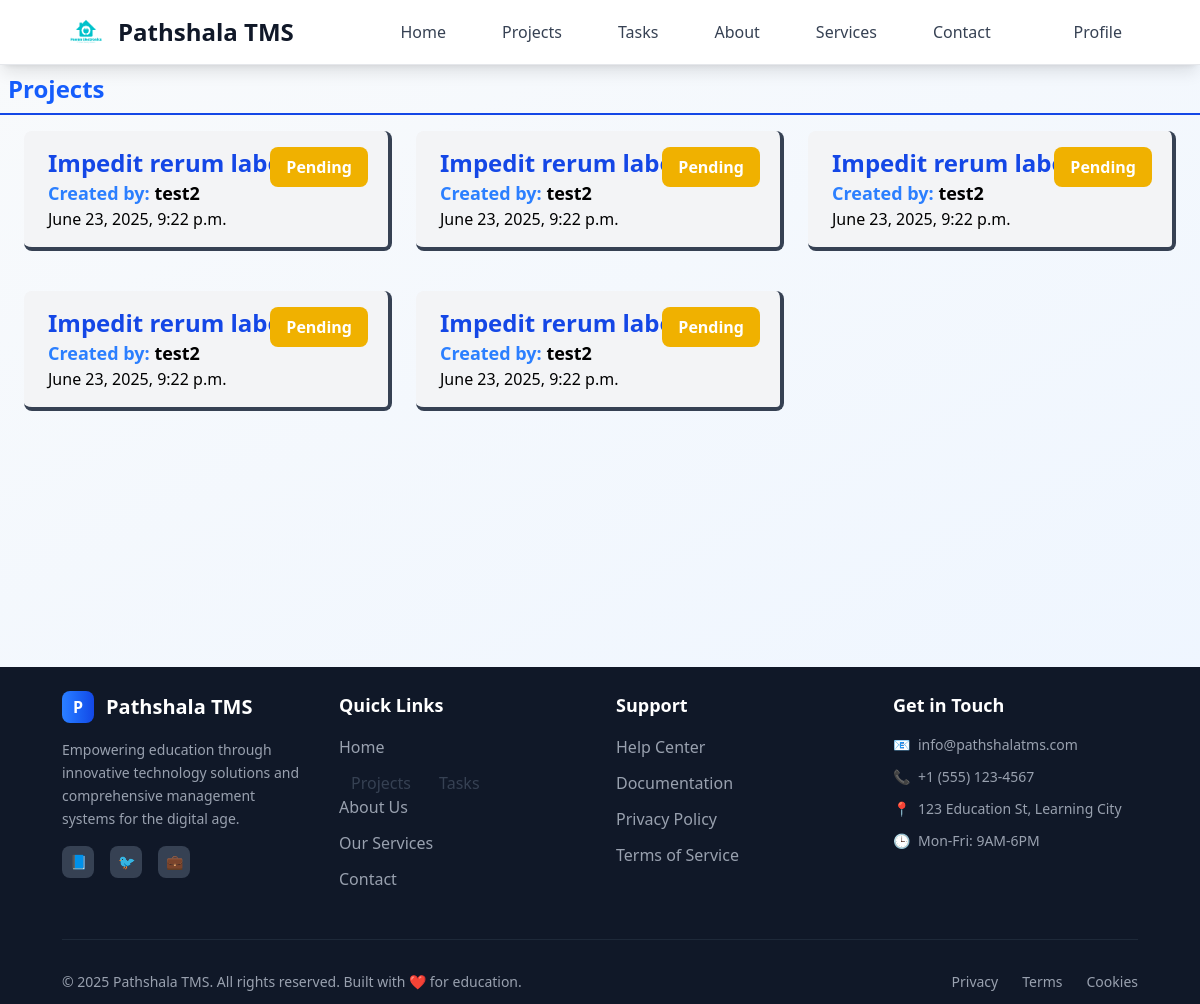
Before: /employee/projects (signed in) with the older database file.
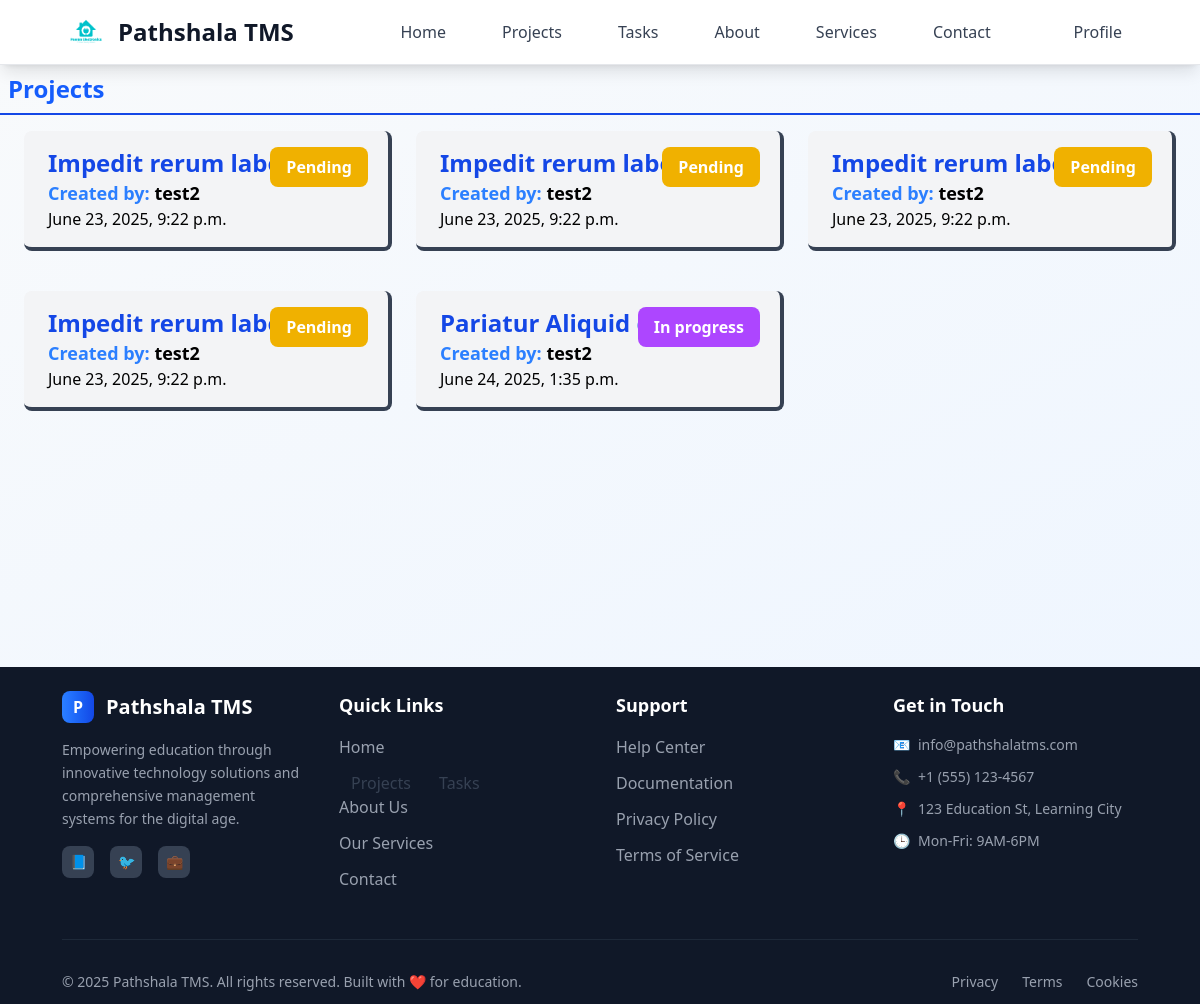
After: the same page with the newer database file.
### tasks/models.py (models this page shows)
class Task(models.Model):
    class StatusOptions(models.TextChoices):
        PENDING = "Pending", "Pending"
        IN_PROGRESS = "In Progress", "In Progress"
        COMPLETED = "Completed", "Completed"
        CANCELED = "Canceled", "Canceled"
    class TaskPriorityOPtion(models.TextChoices):
        LOW="Low",'Low'
        MEDIUM="Medium",'Medium'
        HIGH="High",'High'
    title = models.CharField(max_length=30)
    description = models.TextField(null=True, blank=True)
    user = models.ForeignKey(User, on_delete=models.CASCADE, related_name="tasks")
    project = models.ForeignKey(Project, on_delete=models.CASCADE)
    assigned_user = models.ForeignKey( User, on_delete=models.SET_NULL, related_name="assigned_tasks", null=True, blank=True)
    status = models.CharField(choices=StatusOptions, default=StatusOptions.PENDING)
    priority=models.CharField(choices=TaskPriorityOPtion,default=TaskPriorityOPtion.LOW)
    deadline=models.DateField( null=True, blank=True)
    created_at = models.DateTimeField(auto_now_add=True, editable=False)
    updated_at = models.DateTimeField(auto_now=True, editable=False)
    attachment = models.FileField(blank=True, null=True, upload_to=attachment_path)

### projects/models.py (models this page shows, shortened)
class Project(models.Model):
    class StatusOption(models.TextChoices):
        PENDING="Pending","Pending"
        IN_PROGRESS= "In progress","In progress"
        COMPLETED="Completed","completed"
        CANCELED= "Canceled","canceled"
    title=models.CharField(max_length=25)
    description=models.TextField( max_length=50 ,blank=True )
    user=models.ForeignKey(User,on_delete=models.CASCADE)
    created_at=models.DateTimeField( editable=False, auto_now_add=True)
    status=models.CharField(choices=StatusOption,default=StatusOption.PENDING)
    update_at=models.DateTimeField( auto_now=True, null=True, blank=True,editable=False)

### projects/views.py (the view)
# urls.py: path('projects',employeeProjects),
@login_required(login_url="/login")
def employeeProjects(request):
    user=request.user
    if user.profile.role=="employee":
        tasks=Task.objects.filter(assigned_user=user)
        return render(request,"pages/employee/project/project_page.html",{"tasks":tasks})
    else:
        redirect('/employer/projects')

### templates/pages/employee/project/project_page.html (shortened to what this page needs)
{% extends 'layouts/main.html' %} {% block content %}
<div class="flex flex-col">
  <div class="flex p-2 mb-2 justify-between border-b-2 border-blue-700">
    <h1 class="text-blue-600 text-center text-2xl font-bold">Projects</h1>
  </div>
  {%if tasks%}
  <div class="grid grid-cols-1 md:grid-cols-2 lg:grid-cols-3 gap-6 mx-6">
    {% for task in tasks %}
    <a href="/employee/project-details/{{task.project.id}}">
      <div
        class="relative bg-gray-100 hover:bg-gray-200 hover:scale-[102%] transition:ease-in-out duration-300 border-b-4 border-r-4 border-gray-700 rounded-lg py-4 px-6 my-2"
      >
        <div>
          <div class="text-2xl font-bold text-blue-700">
            {{ task.project.title }}
          </div>
        </div>
        <span
          class="{% if task.project.status == 'Canceled' %} bg-red-500 {% elif task.project.status == 'Completed' %}bg-green-500 {% elif task.project.status == 'Pending' %}bg-yellow-500 {% elif task.project.status == 'In Progress' %}bg-blue-500 {% else %}bg-purple-500 {% endif %} absolute top-0 right-5 z-5 px-4 py-2 rounded-lg text-white font-bold my-4"
        >
          {{ task.project.status }}
        </span>
        <div class="text-lg font-semibold">
          <span class="text-blue-500">Created by: </span>{{ task.project.user }}
        </div>
        <div>{{ task.project.created_at }}</div>
      </div>
    </a>
    {% endfor %}
  </div>
  {%endif%}
</div>
{% endblock %}

Changed rows visible on the page:
removed Task: project "Impedit rerum labor", project.status "Pending", project.user "test2", project.created_at "June 23, 2025, 9:22 p.m."
added Task: project "Pariatur Aliquid qu", project.status "In progress", project.user "test2", project.created_at "June 24, 2025, 1:35 p.m."
